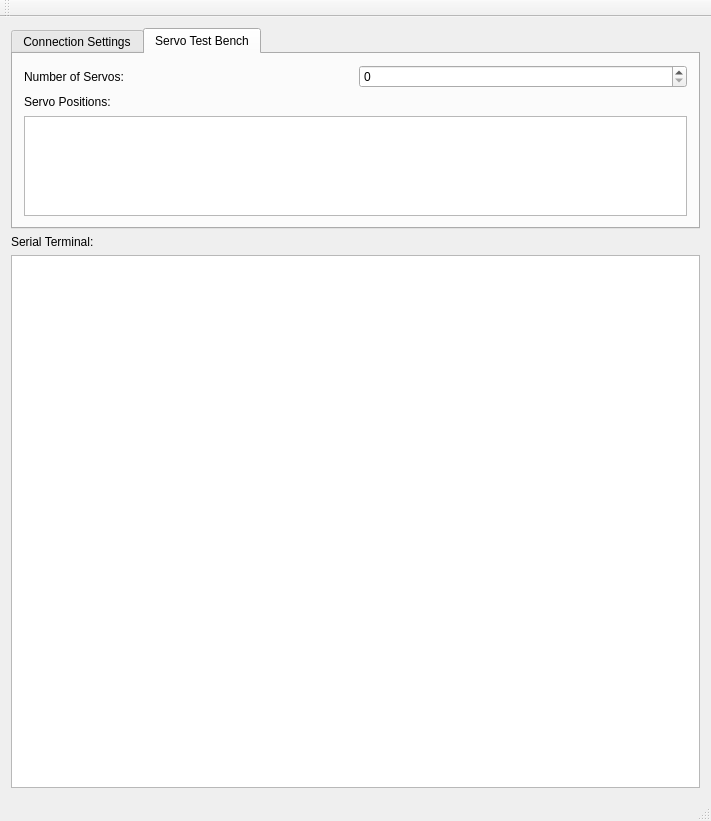
<?xml version="1.0" encoding="UTF-8"?>
<ui version="4.0">
 <class>MainWindow</class>
 <widget class="QMainWindow" name="MainWindow">
  <property name="geometry">
   <rect>
    <x>0</x>
    <y>0</y>
    <width>711</width>
    <height>821</height>
   </rect>
  </property>
  <property name="windowTitle">
   <string>Robotic Arm Control</string>
  </property>
  <widget class="QWidget" name="centralWidget">
   <layout class="QGridLayout" name="gridLayout">
    <item row="1" column="0">
     <widget class="QLabel" name="label_2">
      <property name="text">
       <string>Serial Terminal:</string>
      </property>
     </widget>
    </item>
    <item row="2" column="0">
     <layout class="QHBoxLayout" name="horizontalLayout_3">
      <item>
       <widget class="QTextEdit" name="textEdit1">
        <property name="font">
         <font>
          <family>Courier New</family>
          <pointsize>11</pointsize>
         </font>
        </property>
       </widget>
      </item>
     </layout>
    </item>
    <item row="0" column="0">
     <widget class="QTabWidget" name="tabWidget">
      <property name="sizePolicy">
       <sizepolicy hsizetype="Expanding" vsizetype="Minimum">
        <horstretch>0</horstretch>
        <verstretch>0</verstretch>
       </sizepolicy>
      </property>
      <property name="currentIndex">
       <number>1</number>
      </property>
      <widget class="QWidget" name="tab">
       <attribute name="title">
        <string>Connection Settings</string>
       </attribute>
       <widget class="QPushButton" name="pushButton">
        <property name="geometry">
         <rect>
          <x>270</x>
          <y>150</y>
          <width>97</width>
          <height>27</height>
         </rect>
        </property>
        <property name="text">
         <string>Connect</string>
        </property>
       </widget>
       <widget class="QWidget" name="layoutWidget">
        <property name="geometry">
         <rect>
          <x>80</x>
          <y>40</y>
          <width>205</width>
          <height>29</height>
         </rect>
        </property>
        <layout class="QHBoxLayout" name="horizontalLayout_4">
         <item>
          <widget class="QLabel" name="label_4">
           <property name="text">
            <string>Serial Port:</string>
           </property>
          </widget>
         </item>
         <item>
          <widget class="QComboBox" name="cboPort">
           <item>
            <property name="text">
             <string>/dev/ttyUSB0</string>
            </property>
           </item>
           <item>
            <property name="text">
             <string>/dev/ttyS0</string>
            </property>
           </item>
          </widget>
         </item>
        </layout>
       </widget>
       <widget class="QWidget" name="layoutWidget">
        <property name="geometry">
         <rect>
          <x>350</x>
          <y>40</y>
          <width>168</width>
          <height>29</height>
         </rect>
        </property>
        <layout class="QHBoxLayout" name="horizontalLayout_5">
         <item>
          <widget class="QLabel" name="label_5">
           <property name="text">
            <string>Baud Rate:</string>
           </property>
          </widget>
         </item>
         <item>
          <widget class="QComboBox" name="cboBaud">
           <item>
            <property name="text">
             <string>B110</string>
            </property>
           </item>
           <item>
            <property name="text">
             <string>B300</string>
            </property>
           </item>
           <item>
            <property name="text">
             <string>B600</string>
            </property>
           </item>
           <item>
            <property name="text">
             <string>B1200</string>
            </property>
           </item>
           <item>
            <property name="text">
             <string>B2400</string>
            </property>
           </item>
           <item>
            <property name="text">
             <string>B4800</string>
            </property>
           </item>
           <item>
            <property name="text">
             <string>B9600</string>
            </property>
           </item>
           <item>
            <property name="text">
             <string>B19200</string>
            </property>
           </item>
           <item>
            <property name="text">
             <string>B38400</string>
            </property>
           </item>
           <item>
            <property name="text">
             <string>B57600</string>
            </property>
           </item>
           <item>
            <property name="text">
             <string>B115200</string>
            </property>
           </item>
          </widget>
         </item>
        </layout>
       </widget>
       <widget class="QWidget" name="layoutWidget">
        <property name="geometry">
         <rect>
          <x>350</x>
          <y>80</y>
          <width>171</width>
          <height>29</height>
         </rect>
        </property>
        <layout class="QHBoxLayout" name="horizontalLayout_7">
         <item>
          <widget class="QLabel" name="label_7">
           <property name="text">
            <string>End Byte:   </string>
           </property>
          </widget>
         </item>
        </layout>
       </widget>
      </widget>
      <widget class="QWidget" name="tab_2">
       <attribute name="title">
        <string>Servo Test Bench</string>
       </attribute>
       <layout class="QGridLayout" name="gridLayout_2">
        <item row="0" column="0">
         <layout class="QHBoxLayout" name="horizontalLayoutServos">
          <item>
           <widget class="QLabel" name="label">
            <property name="text">
             <string>Number of Servos:</string>
            </property>
           </widget>
          </item>
          <item>
           <widget class="QSpinBox" name="spinBox">
            <property name="minimum">
             <number>0</number>
            </property>
            <property name="maximum">
             <number>8</number>
            </property>
           </widget>
          </item>
         </layout>
        </item>
        <item row="1" column="0">
         <layout class="QGridLayout" name="gridLayout_dials"/>
        </item>
        <item row="2" column="0">
         <widget class="QLabel" name="label_3">
          <property name="text">
           <string>Servo Positions:</string>
          </property>
          <property name="alignment">
           <set>Qt::AlignLeading|Qt::AlignLeft|Qt::AlignVCenter</set>
          </property>
         </widget>
        </item>
        <item row="3" column="0">
         <widget class="QTableWidget" name="tableWidget">
          <property name="sizePolicy">
           <sizepolicy hsizetype="MinimumExpanding" vsizetype="MinimumExpanding">
            <horstretch>0</horstretch>
            <verstretch>0</verstretch>
           </sizepolicy>
          </property>
          <property name="maximumSize">
           <size>
            <width>16777215</width>
            <height>100</height>
           </size>
          </property>
          <property name="editTriggers">
           <set>QAbstractItemView::NoEditTriggers</set>
          </property>
          <property name="selectionBehavior">
           <enum>QAbstractItemView::SelectColumns</enum>
          </property>
          <property name="textElideMode">
           <enum>Qt::ElideMiddle</enum>
          </property>
          <property name="cornerButtonEnabled">
           <bool>false</bool>
          </property>
          <property name="rowCount">
           <number>2</number>
          </property>
          <property name="columnCount">
           <number>0</number>
          </property>
          <attribute name="verticalHeaderVisible">
           <bool>false</bool>
          </attribute>
          <attribute name="verticalHeaderDefaultSectionSize">
           <number>30</number>
          </attribute>
          <row>
           <property name="text">
            <string>Pos (Dec)</string>
           </property>
          </row>
          <row>
           <property name="text">
            <string>Pos (Hex)</string>
           </property>
          </row>
         </widget>
        </item>
       </layout>
      </widget>
     </widget>
    </item>
   </layout>
  </widget>
  <widget class="QMenuBar" name="menuBar">
   <property name="geometry">
    <rect>
     <x>0</x>
     <y>0</y>
     <width>711</width>
     <height>25</height>
    </rect>
   </property>
  </widget>
  <widget class="QToolBar" name="mainToolBar">
   <attribute name="toolBarArea">
    <enum>TopToolBarArea</enum>
   </attribute>
   <attribute name="toolBarBreak">
    <bool>false</bool>
   </attribute>
  </widget>
  <widget class="QStatusBar" name="statusBar"/>
 </widget>
 <layoutdefault spacing="6" margin="11"/>
 <tabstops>
  <tabstop>tableWidget</tabstop>
  <tabstop>textEdit1</tabstop>
  <tabstop>tabWidget</tabstop>
  <tabstop>cboPort</tabstop>
  <tabstop>spinBox</tabstop>
  <tabstop>pushButton</tabstop>
  <tabstop>cboBaud</tabstop>
 </tabstops>
 <resources/>
 <connections/>
</ui>
